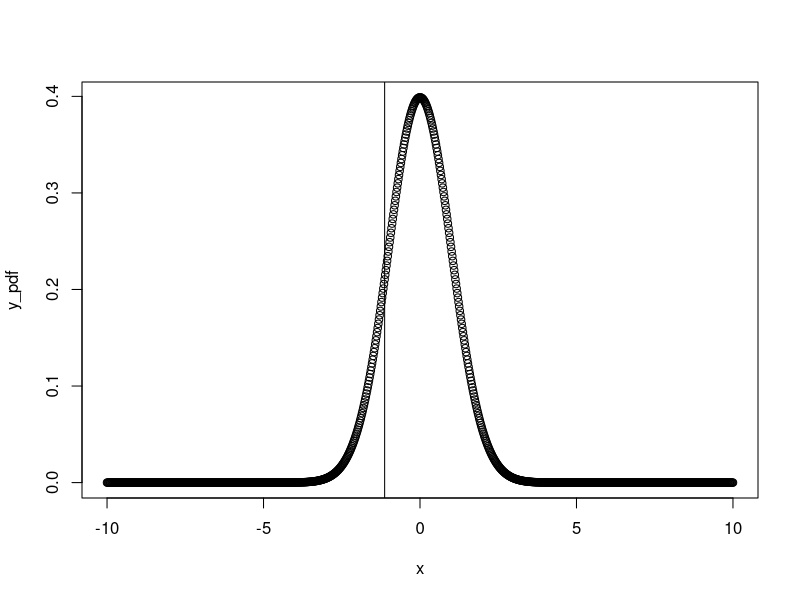
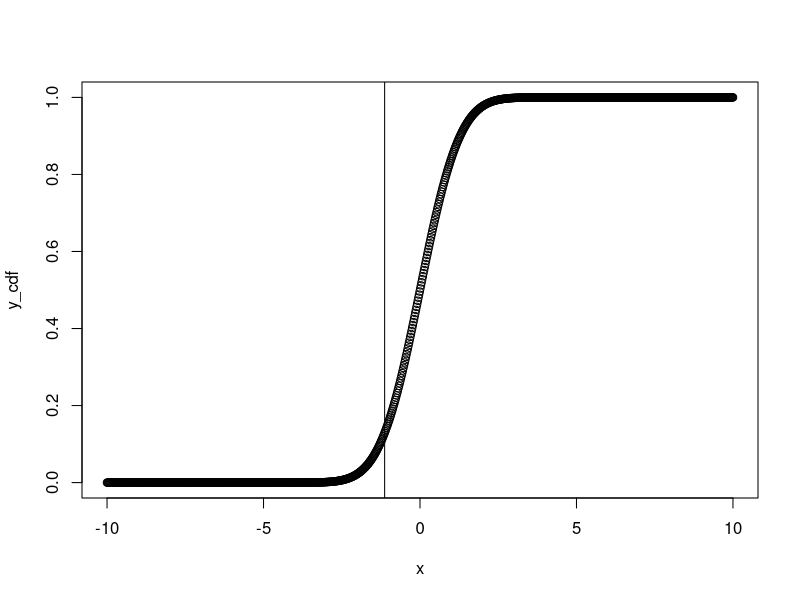
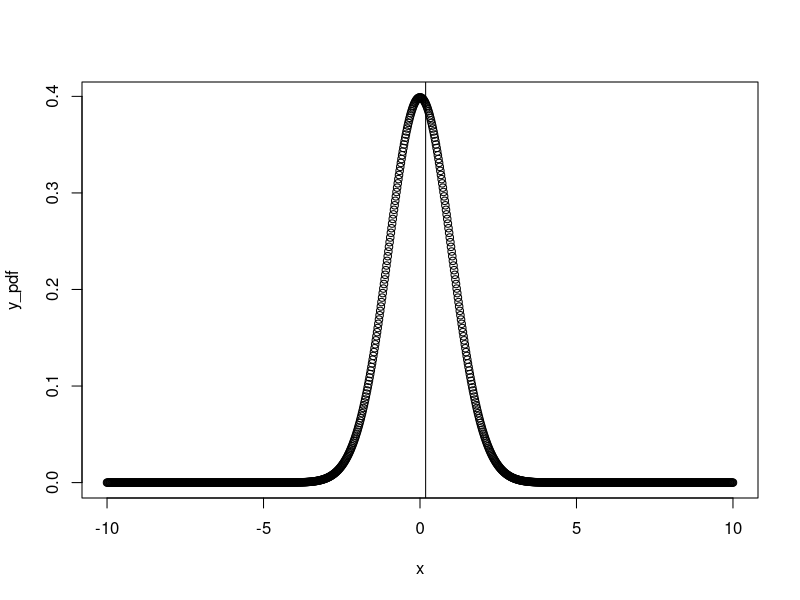
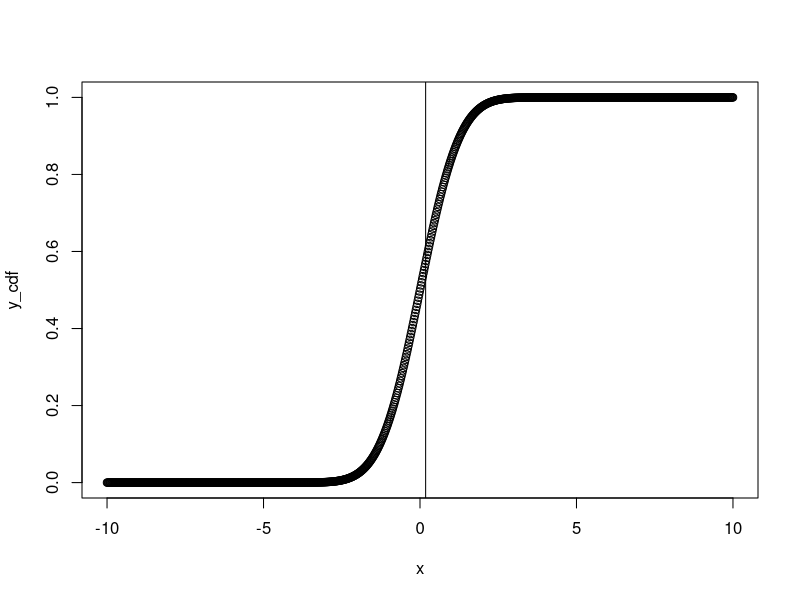
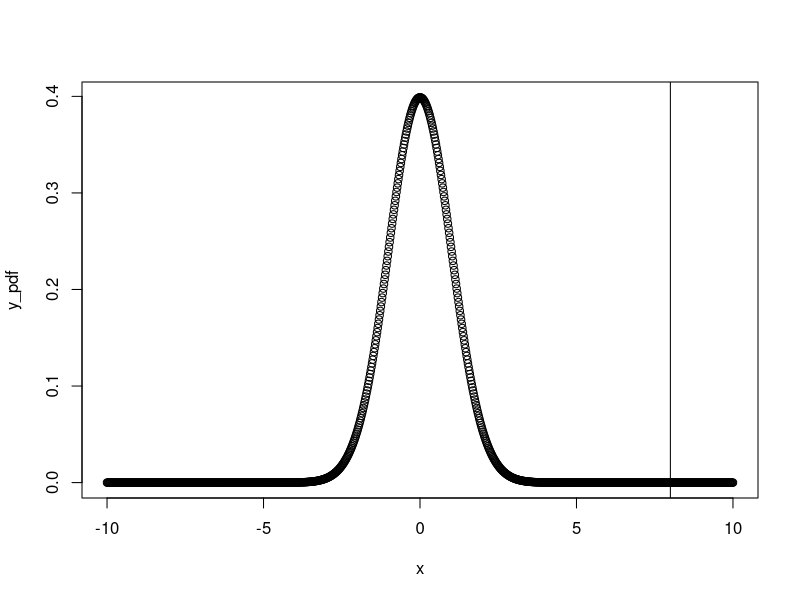
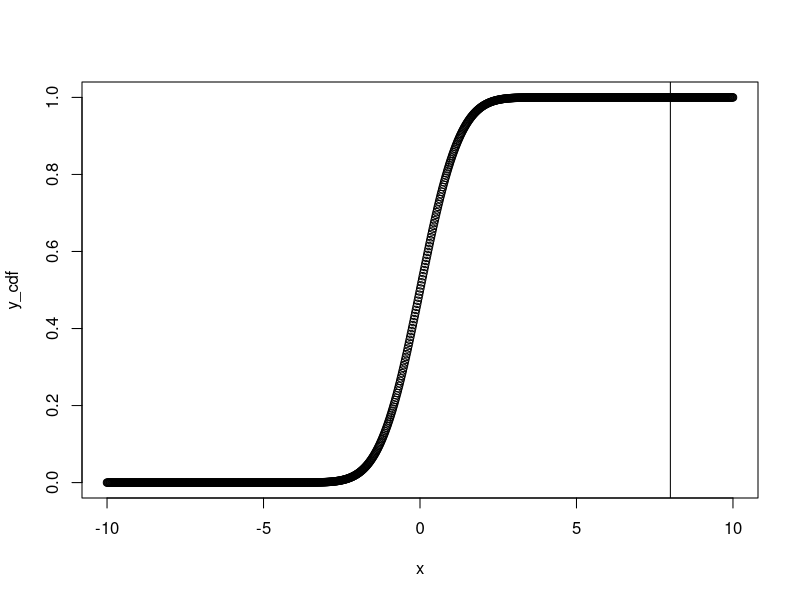
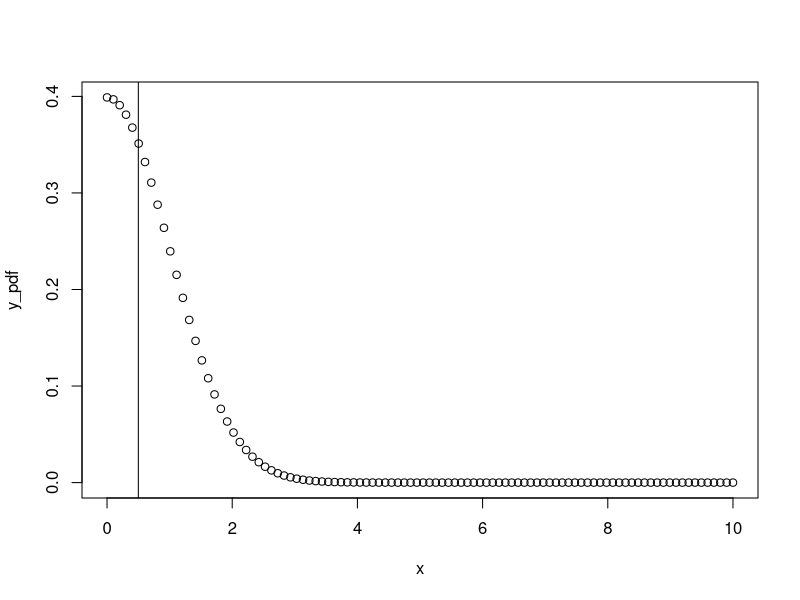
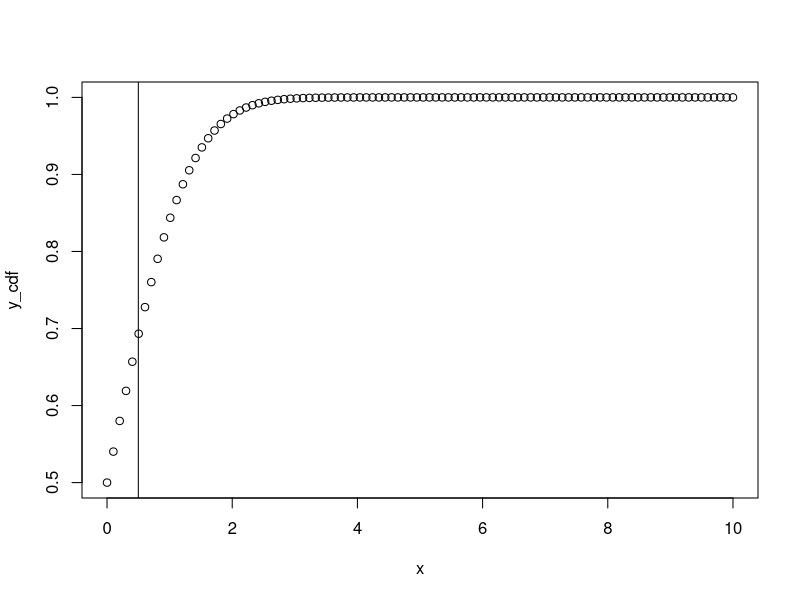

These figures' R source, in order:
## ---- chunk 1
knitr::opts_chunk$set(echo = TRUE)
## ---- chunk 2
#Set up variables
x <- seq(-10, 10, length=1000)
y_pdf <- dnorm(x, mean=0, sd=1)
y_cdf <- pnorm(x, mean=0, sd=1)
z <- -1.13

#Plot pdf
plot(x, y_pdf)
abline(v=z)

#Plot cdf
plot(x, y_cdf)
abline(v=z)

#calculate the percentage
percentage <- 1 - pnorm(z, mean = 0, sd=1)
percentage
## ---- chunk 3
#Set up variables
x <- seq(-10, 10, length=1000)
y_pdf <- dnorm(x, mean=0, sd=1)
y_cdf <- pnorm(x, mean=0, sd=1)
z <- 0.18

#Plot pdf
plot(x, y_pdf)
abline(v=z)

#Plot cdf
plot(x, y_cdf)
abline(v=z)

#calculate the percentage
percentage <- pnorm(z, mean = 0, sd=1)
percentage
## ---- chunk 4
#Set up variables
x <- seq(-10, 10, length=1000)
y_pdf <- dnorm(x, mean=0, sd=1)
y_cdf <- pnorm(x, mean=0, sd=1)
z <- 8

#Plot pdf
plot(x, y_pdf)
abline(v=z)

#Plot cdf
plot(x, y_cdf)
abline(v=z)

#calculate the percentage
percentage <- 1 - pnorm(z, mean = 0, sd=1)
percentage
## ---- chunk 5
#Set up variables
x <- seq(0, 10, length=100)
y_pdf <- dnorm(x, mean=0, sd=1)
y_cdf <- pnorm(x, mean=0, sd=1)
z <- 0.5

#Plot pdf
plot(x, y_pdf)
abline(v=z)

#Plot cdf
plot(x, y_cdf)
abline(v=z)

#calculate the percentage
percentage <- pnorm(z, mean = 0, sd=1)
percentage
## ---- chunk 6
#Compute Leo's z-score:
x_leo <- 4948
µ_leo <- 4313
σ_leo <- 583

Z_leo <- (x_leo-µ_leo)/σ_leo

#Compute Mary's z-score:
x_mary <- 5513
µ_mary <- 5261
σ_mary <- 807

Z_mary <- (x_mary-µ_mary)/σ_mary

Z_leo
Z_mary
## ---- chunk 7
percentage <- 1-pnorm(x_leo, µ_leo, σ_leo)
percentage
## ---- chunk 8
percentage <- 1-pnorm(x_mary, µ_mary, σ_mary)
percentage
## ---- chunk 9
#Plot pdf and cdf
x <- seq(-1, 0.147+1.147, length=100)
ypdf <- dnorm(x, mean = 0.147, sd=0.33)
ycdf <- pnorm(x, mean = 0.147, sd=0.33)
plot(x, ypdf)
abline(v=0)
plot(x, ycdf)
abline(v=0)

#Determine the percentage
pnorm(0, mean=0.147,sd=0.33)

## ---- chunk 10
highest_15_percent <- 1.294-0.15

#Set pdf and cdf
x <- seq(-1, 1.294, length=100)
ypdf <- dnorm(x, mean = 0.147, sd=0.33)
ycdf <- pnorm(x, mean = 0.147, sd=0.33)

#plot pdf
plot(x, ypdf)
abline(v=highest_15_percent)

#plot cdf
plot(x, ycdf)
abline(v=highest_15_percent)

#Determine the percentage
dnorm(highest_15_percent, mean=0.147,sd=0.33)
pnorm(highest_15_percent, mean=0.147,sd=0.33)

#REVISION 2/6:
qnorm(0.85, mean=0.147,sd=0.33)

## ---- chunk 11
x=0:100

#Get pdf and cdf
transistor_pdf=dgeom(x, prob=0.02)
transistor_cdf=pgeom(x, prob=0.02)

#plot pdf
plot(x,transistor_pdf)
grid()
abline(v=10)

#plot cdf
plot(x,transistor_cdf)
grid()
abline(v=10)

#find the probability of a failure at the tenth transistor
dgeom(10,prob=0.02)
## ---- chunk 12
#The probability of a non-defective transistor is 1-p
p_non_def <- 1-0.02

#We don't expect a single success in the whole set, so we can calculate the probability of 100 consecutive non-defective
#this probability is p = p_non_def1*pp_non_def2*p_non_def3... or p = p_non_def^100
p_100_non_def <- p_non_def^100
p_100_non_def
## ---- chunk 13
p=0.02

#This can be derived with 1/p
expected_value=1/0.02
expected_value

#equation found in the textbook for geometric distributions
sd=((1-p)/p^2)^0.5
sd
## ---- chunk 14
p=0.05

#This can be derived with 1/p
expected_value=1/p
expected_value

#equation found in the textbook for geometric distributions
sd=((1-p)/p^2)^0.5
sd
## ---- chunk 15
#Assign the variables
successes=97
trials=100
prob=0.9

#Use the dbinom function to compute exactly 97 successes out of 100 with 90% probability
prob_97_100<-dbinom(successes, size=trials, prob=prob)
prob_97_100
## ---- chunk 16
#Assign the variables
successes=97
trials=100
prob=0.9

#Use the dbinom function to compute exactly 97 successes out of 100 with 90% probability
prob_97_100<-dbinom(successes, size=trials, prob=prob)
prob_97_100
## ---- chunk 17
#Assign the variables
successes=194
trials=200
prob=0.9

#Use the dbinom function to compute exactly 97 successes out of 100 with 90% probability
prob_194_200<-dbinom(successes, size=trials, prob=prob)
prob_194_200
## ---- chunk 18
successes=0
trials=10
prob=0.9
prob_1_10 <- 1-pbinom(successes, size=trials, prob=prob)
prob_1_10
## ---- chunk 19
#variables
successes=0
trials=0:10
prob=0.9

#plot it
trialscdf=pbinom(trials,size=max(trials), p=prob)
plot(trials,trialscdf)
abline(v=successes)
grid()
## ---- chunk 20
#variables
successes=3
trials=0:10
prob=0.9

#plot it
trialscdf=pbinom(trials,size=max(trials), p=prob)
plot(trials,trialscdf)
abline(v=successes)
grid()

prob_3_10<-pbinom(successes,size=max(trials), p=prob)
prob_3_10
## ---- chunk 21
prob_4_events <- (1^(4)*exp(-1))/factorial(4)
prob_4_events
## ---- chunk 22
#Set up range of occurrences
k=0:10

#Plot the pdf
pdf=dpois(k,lambda=1)
plot(k,pdf)
grid()

#plot the cdf
cdf=ppois(k,lambda=1)
plot(k,cdf)
grid()
## ---- chunk 23
occurrences=2
cdf=ppois(occurrences,lambda=1)
cdf
